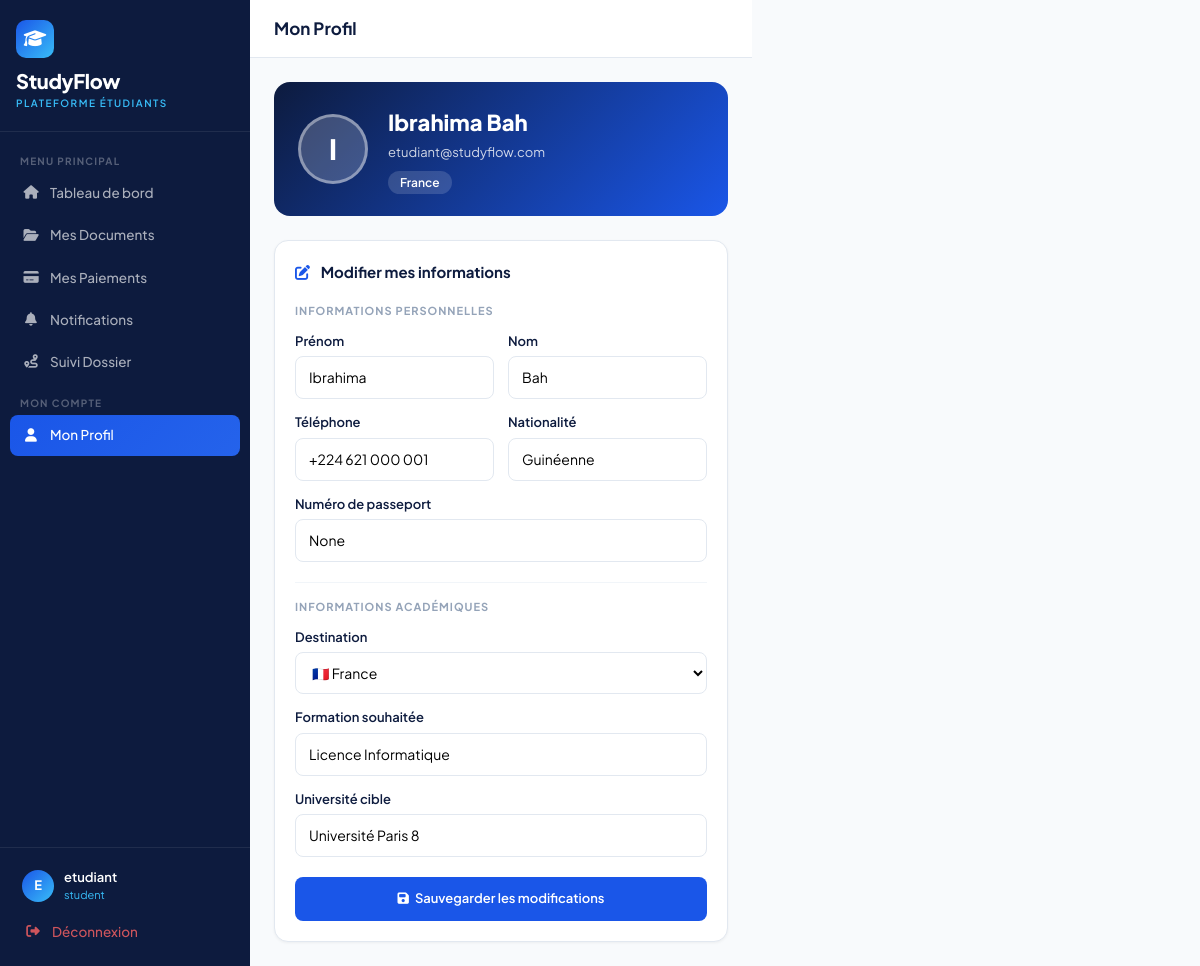
Page /auth/profile (signed in) on the committed database.
### models/user.py (models this page shows, shortened)
class User(UserMixin, db.Model):
    __tablename__ = 'users'
    id = db.Column(db.Integer, primary_key=True)
    email = db.Column(db.String(120), unique=True, nullable=False)
    password_hash = db.Column(db.String(256))
    role = db.Column(db.String(20), default='student')
    is_active = db.Column(db.Boolean, default=True)
    reset_token = db.Column(db.String(100), nullable=True)
    reset_token_expiry = db.Column(db.DateTime, nullable=True)
    created_at = db.Column(db.DateTime, default=datetime.utcnow)
    student_profile = db.relationship('StudentProfile', backref='user', uselist=False, foreign_keys='StudentProfile.user_id')

class StudentProfile(db.Model):
    __tablename__ = 'student_profiles'
    id = db.Column(db.Integer, primary_key=True)
    user_id = db.Column(db.Integer, db.ForeignKey('users.id'), nullable=False)
    assigned_agent_id = db.Column(db.Integer, db.ForeignKey('users.id'), nullable=True)
    first_name = db.Column(db.String(80))
    last_name = db.Column(db.String(80))
    phone = db.Column(db.String(20))
    nationality = db.Column(db.String(50))
    passport_number = db.Column(db.String(30))
    destination_country = db.Column(db.String(50))
    program = db.Column(db.String(200))
    program_level = db.Column(db.String(20), default='Licence')  # Licence, Master
    university = db.Column(db.String(200))
    status = db.Column(db.String(30), default='nouveau')
    created_at = db.Column(db.DateTime, default=datetime.utcnow)
    documents = db.relationship('Document', backref='student', lazy=True)
    assigned_agent = db.relationship('User', foreign_keys=[assigned_agent_id])
    payments = db.relationship('Payment', backref='student', lazy=True)
    @property
    def full_name(self):
        return f"{self.first_name or ''} {self.last_name or ''}".strip()

### routes/auth.py (the view, shortened to what this page needs)
@auth_bp.route('/profile', methods=['GET', 'POST'])
@login_required
def profile():
    p = get_profile()
    return render_template('auth/profile.html', profile=p)

### routes/auth.py (called while the page is built)
def get_profile():
    return StudentProfile.query.filter_by(user_id=current_user.id).first()

### templates/auth/profile.html (shortened to what this page needs)
{% extends "base.html" %}
{% block sidebar_nav %}
<div class="nav-label">Menu Principal</div>
<a href="{{ url_for('auth.dashboard') }}" class="sidebar-link">
  <i class="fas fa-home"></i> Tableau de bord
</a>
<a href="{{ url_for('auth.documents') }}" class="sidebar-link">
  <i class="fas fa-folder-open"></i> Mes Documents
</a>
<a href="{{ url_for('auth.payments') }}" class="sidebar-link">
  <i class="fas fa-credit-card"></i> Mes Paiements
</a>
<a href="{{ url_for('auth.notifications') }}" class="sidebar-link">
  <i class="fas fa-bell"></i> Notifications
</a>
<a href="{{ url_for('auth.suivi') }}" class="sidebar-link">
  <i class="fas fa-route"></i> Suivi Dossier
</a>
<div class="nav-label">Mon Compte</div>
<a href="{{ url_for('auth.profile') }}" class="sidebar-link active">
  <i class="fas fa-user"></i> Mon Profil
</a>
{% endblock %}
{% block page_title %}Mon Profil{% endblock %}
{% block content %}
<div style="background:linear-gradient(135deg,#0D1B3E,#1A56E8);border-radius:16px;padding:24px;color:#fff;margin-bottom:24px;display:flex;align-items:center;gap:20px;">
  <div style="width:70px;height:70px;border-radius:50%;background:rgba(255,255,255,.2);border:3px solid rgba(255,255,255,.4);display:flex;align-items:center;justify-content:center;font-size:28px;font-weight:800;flex-shrink:0;">
    {% if profile %}{{ profile.first_name[0] if profile.first_name else '?' }}{% endif %}
  </div>
  <div>
    <div style="font-size:22px;font-weight:800;">
      {% if profile %}{{ profile.full_name }}{% else %}Mon Profil{% endif %}
    </div>
    <div style="font-size:13px;opacity:.8;margin-top:4px;">
      {{ current_user.email }}
    </div>
    <div style="margin-top:8px;">
      <span style="background:rgba(255,255,255,.15);border-radius:999px;padding:4px 12px;font-size:12px;font-weight:600;">
        {% if profile %}{{ profile.destination_country or 'Destination non définie' }}{% endif %}
      </span>
    </div>
  </div>
</div>
<div class="sf-card">
  <div style="font-size:15px;font-weight:700;color:#0D1B3E;margin-bottom:20px;">
    <i class="fas fa-edit" style="color:#1A56E8;margin-right:8px;"></i>
    Modifier mes informations
  </div>
  <form method="POST">
    <div style="font-size:11px;font-weight:700;text-transform:uppercase;letter-spacing:1px;color:#94A3B8;margin-bottom:12px;">
      Informations personnelles
    </div>
    <div style="display:grid;grid-template-columns:1fr 1fr;gap:14px;margin-bottom:14px;">
      <div>
        <label class="sf-label">Prénom</label>
        <input type="text" name="first_name" class="sf-input"
          value="{{ profile.first_name if profile else '' }}" placeholder="Prénom">
      </div>
      <div>
        <label class="sf-label">Nom</label>
        <input type="text" name="last_name" class="sf-input"
          value="{{ profile.last_name if profile else '' }}" placeholder="Nom">
      </div>
    </div>
    <div style="display:grid;grid-template-columns:1fr 1fr;gap:14px;margin-bottom:14px;">
      <div>
        <label class="sf-label">Téléphone</label>
        <input type="tel" name="phone" class="sf-input"
          value="{{ profile.phone if profile else '' }}" placeholder="+224 600 000 000">
      </div>
      <div>
        <label class="sf-label">Nationalité</label>
        <input type="text" name="nationality" class="sf-input"
          value="{{ profile.nationality if profile else '' }}" placeholder="Guinéenne">
      </div>
    </div>
    <div style="margin-bottom:20px;">
      <label class="sf-label">Numéro de passeport</label>
      <input type="text" name="passport_number" class="sf-input"
        value="{{ profile.passport_number if profile else '' }}" placeholder="GN123456">
    </div>
    <div style="font-size:11px;font-weight:700;text-transform:uppercase;letter-spacing:1px;color:#94A3B8;margin-bottom:12px;padding-top:16px;border-top:1px solid #F1F5F9;">
      Informations académiques
    </div>
    <div style="margin-bottom:14px;">
      <label class="sf-label">Destination</label>
      <select name="destination" class="sf-input" style="padding-left:12px;">
        <option value="France" {% if profile and profile.destination_country == 'France' %}selected{% endif %}>🇫🇷 France</option>
      </select>
    </div>
    <div style="margin-bottom:14px;">
      <label class="sf-label">Formation souhaitée</label>
      <input type="text" name="program" class="sf-input"
        value="{{ profile.program if profile else '' }}" placeholder="Ex: Licence Informatique">
    </div>
    <div style="margin-bottom:20px;">
      <label class="sf-label">Université cible</label>
      <input type="text" name="university" class="sf-input"
        value="{{ profile.university if profile else '' }}" placeholder="Ex: Université Paris 8">
    </div>
    <button type="submit" class="btn-sf btn-primary-sf" style="width:100%;justify-content:center;padding:12px;">
      <i class="fas fa-save"></i> Sauvegarder les modifications
    </button>
  </form>
</div>
{% endblock %}

### templates/base.html (shortened to what this page needs)
<!DOCTYPE html>
<html lang="fr">
<head>
  <link href="https://cdn.jsdelivr.net/npm/bootstrap@5.3.2/dist/css/bootstrap.min.css" rel="stylesheet">
  <link href="https://cdnjs.cloudflare.com/ajax/libs/font-awesome/6.5.0/css/all.min.css" rel="stylesheet">
</head>
<body>
{% block body %}
<div style="display:flex">
  <nav class="sidebar">
    <div class="sidebar-logo">
      <div class="logo-icon"><i class="fas fa-graduation-cap"></i></div>
      <div class="brand-name">StudyFlow</div>
      <div class="brand-sub">Plateforme Étudiants</div>
    </div>
    <div class="sidebar-nav">
      {% block sidebar_nav %}{% endblock %}
    </div>
    <div class="sidebar-footer">
      <div class="sidebar-user">
        <div class="s-avatar">{{ current_user.email[0].upper() }}</div>
        <div>
          <div class="s-name">{{ current_user.email.split('@')[0] }}</div>
          <div class="s-role">{{ current_user.role }}</div>
        </div>
      </div>
      <a href="{{ url_for('auth.logout') }}" class="sidebar-link" style="color:rgba(255,100,100,.8)">
        <i class="fas fa-sign-out-alt"></i> Déconnexion
      </a>
    </div>
  </nav>
  <div class="main-wrap">
    <header class="topbar">
      <div class="topbar-title">{% block page_title %}{% endblock %}</div>
    </header>
    <main class="page-content">
      {% block content %}{% endblock %}
    </main>
  </div>
</div>
{% endblock %}
</body>
</html>

### templates/base.html (style rules this page uses)
:root { --navy: #0D1B3E; --blue: #1A56E8; --sky: #38BDF8; --green: #10B981; --amber: #F59E0B; --rose: #F43F5E; --slate: #64748B; --light: #F8FAFC; --border: #E2E8F0; --sidebar-w: 250px; }
* { box-sizing: border-box; margin: 0; padding: 0; }
body { font-family: 'Plus Jakarta Sans', sans-serif; background: var(--light); color: #1E293B; font-size: 14px; }
.sidebar { position: fixed; top: 0; left: 0; bottom: 0; width: var(--sidebar-w); background: var(--navy); display: flex; flex-direction: column; z-index: 1000; }
.sidebar-logo { padding: 20px 16px; border-bottom: 1px solid rgba(255,255,255,.08); }
.logo-icon { width: 38px; height: 38px; background: linear-gradient(135deg, var(--blue), var(--sky)); border-radius: 10px; display: flex; align-items: center; justify-content: center; font-size: 18px; color: #fff; margin-bottom: 8px; }
.brand-name { font-size: 20px; font-weight: 800; color: #fff; letter-spacing: -.3px; }
.brand-sub { font-size: 10px; color: var(--sky); text-transform: uppercase; letter-spacing: 1.5px; font-weight: 600; }
.sidebar-nav { flex: 1; padding: 10px; overflow-y: auto; }
.nav-label { font-size: 10px; font-weight: 700; letter-spacing: 1.2px; text-transform: uppercase; color: rgba(255,255,255,.3); padding: 12px 10px 4px; }
.sidebar-link { display: flex; align-items: center; gap: 10px; padding: 10px 12px; border-radius: 8px; color: rgba(255,255,255,.65); text-decoration: none; font-weight: 500; font-size: 13.5px; margin-bottom: 2px; transition: all .15s; }
.sidebar-link.active { background: linear-gradient(135deg, var(--blue), #2563EB); color: #fff; }
.sidebar-link i { width: 18px; text-align: center; }
.sidebar-footer { padding: 12px; border-top: 1px solid rgba(255,255,255,.08); }
.sidebar-user { display: flex; align-items: center; gap: 10px; padding: 8px 10px; }
.s-avatar { width: 32px; height: 32px; border-radius: 50%; background: linear-gradient(135deg, var(--blue), var(--sky)); display: flex; align-items: center; justify-content: center; color: #fff; font-weight: 700; font-size: 13px; }
.s-name { color: #fff; font-weight: 600; font-size: 13px; }
.s-role { color: var(--sky); font-size: 11px; }
.main-wrap { margin-left: var(--sidebar-w); min-height: 100vh; }
.topbar { background: #fff; border-bottom: 1px solid var(--border); padding: 0 24px; height: 58px; display: flex; align-items: center; justify-content: space-between; position: sticky; top: 0; z-index: 100; }
.topbar-title { font-size: 17px; font-weight: 700; color: var(--navy); }
.page-content { padding: 24px; }
.sf-card { background: #fff; border: 1px solid var(--border); border-radius: 14px; padding: 20px; box-shadow: 0 1px 3px rgba(0,0,0,.05); }
.btn-sf { padding: 9px 16px; border-radius: 8px; font-weight: 600; font-size: 13px; border: none; cursor: pointer; display: inline-flex; align-items: center; gap: 6px; transition: all .15s; text-decoration: none; font-family: 'Plus Jakarta Sans', sans-serif; }
.btn-primary-sf { background: var(--blue); color: #fff; }
.sf-input { border: 1.5px solid var(--border); border-radius: 8px; padding: 10px 13px; font-size: 14px; width: 100%; font-family: 'Plus Jakarta Sans', sans-serif; outline: none; background: #fff; transition: border-color .15s; }
.sf-label { font-weight: 600; font-size: 13px; color: var(--navy); margin-bottom: 5px; display: block; }

### rows in the picture
User: email "E", email "etudiant", role "student", email "etudiant@studyflow.com"
StudentProfile: first_name "I", full_name "Ibrahima Bah", destination_country "France", first_name "Ibrahima", last_name "Bah", phone "+224 621 000 001", nationality "Guinéenne", passport_number "None", destination "🇫🇷 France", program "Licence Informatique", university "Université Paris 8"
